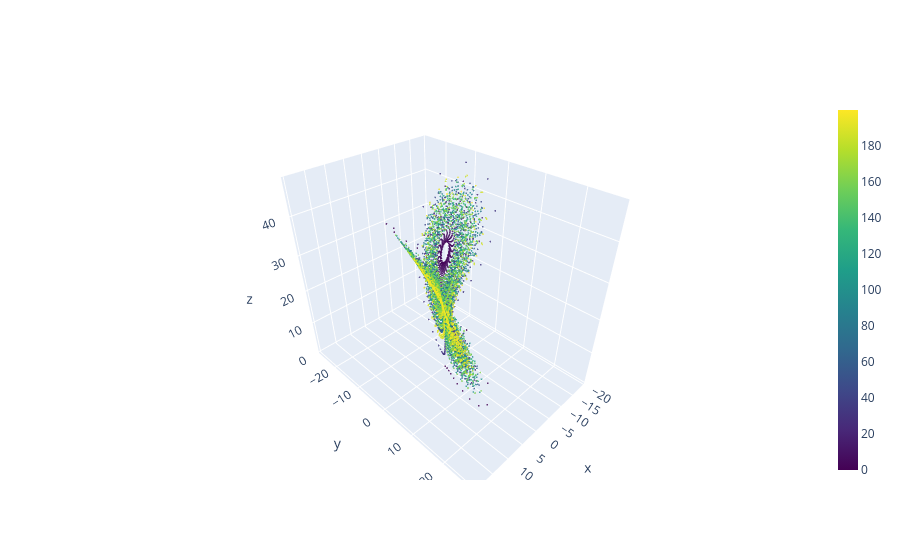

The notebook cell saved with this chart:
### Markdown cell above
##### Interactive option to visualize the data

### Code cell
import plotly.graph_objects as go
import numpy as np

stride = 30
fig = go.Figure(data=[go.Scatter3d(x=X[::stride], y=Y[::stride], z=Z[::stride],
                                   mode='markers',marker=dict(
        size=1,
        color=t[::stride],                # set color to an array/list of desired values
        colorscale='Viridis',   # choose a colorscale
        opacity=0.8,colorbar=dict(thickness=20)
    ))])
fig.show()

### Figure 1 — Plotly figure (JSON) as saved in the notebook; plotly's stock layout.template omitted (floating-point values rounded to 4 significant figures; data arrays with more than 128 entries replaced by an {"elided": "..."} marker saying what was removed)
{"data": [{"marker": {"color": {"elided": "6667 float values"}, "colorbar": {"thickness": 20}, "colorscale": [[0, "#440154"], [0.1111, "#482878"], [0.2222, "#3e4989"], [0.3333, "#31688e"], [0.4444, "#26828e"], [0.5556, "#1f9e89"], [0.6667, "#35b779"], [0.7778, "#6ece58"], [0.8889, "#b5de2b"], [1, "#fde725"]], "opacity": 0.8, "size": 1}, "mode": "markers", "type": "scatter3d", "x": {"elided": "6667 float values"}, "y": {"elided": "6667 float values"}, "z": {"elided": "6667 float values"}}], "layout": {}}
